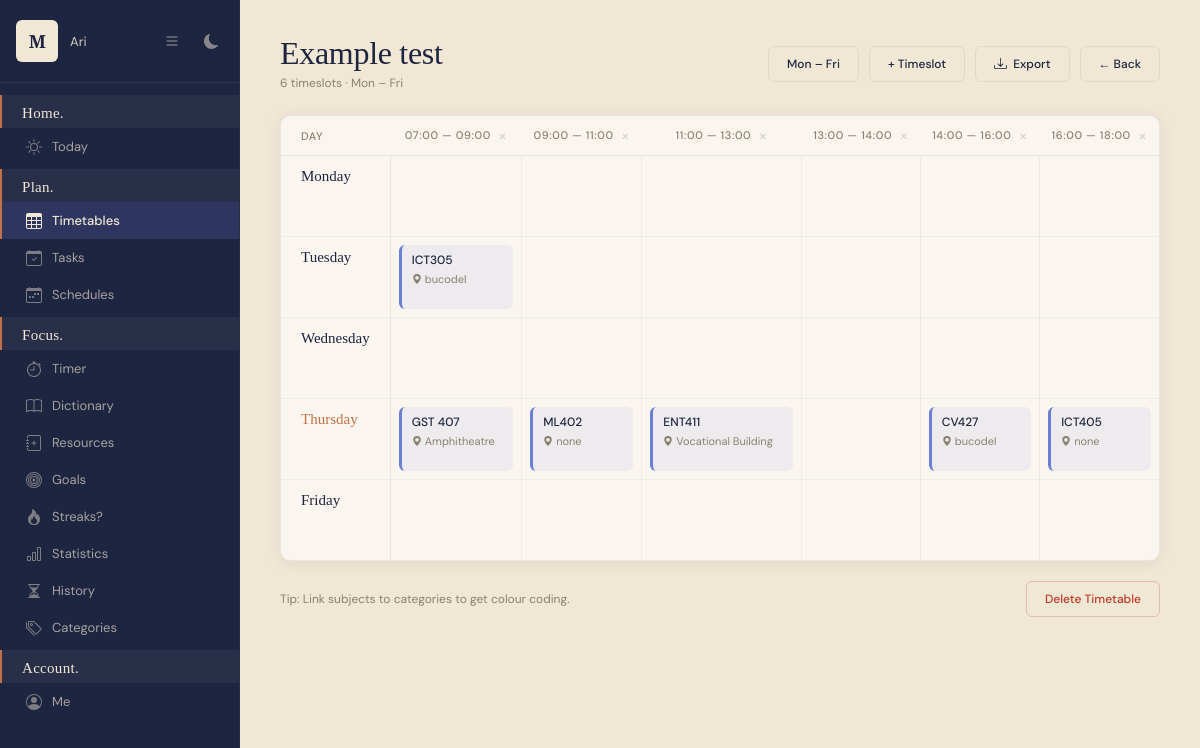
/timetable/1/ (signed in), run on an earlier commit of the app's database.
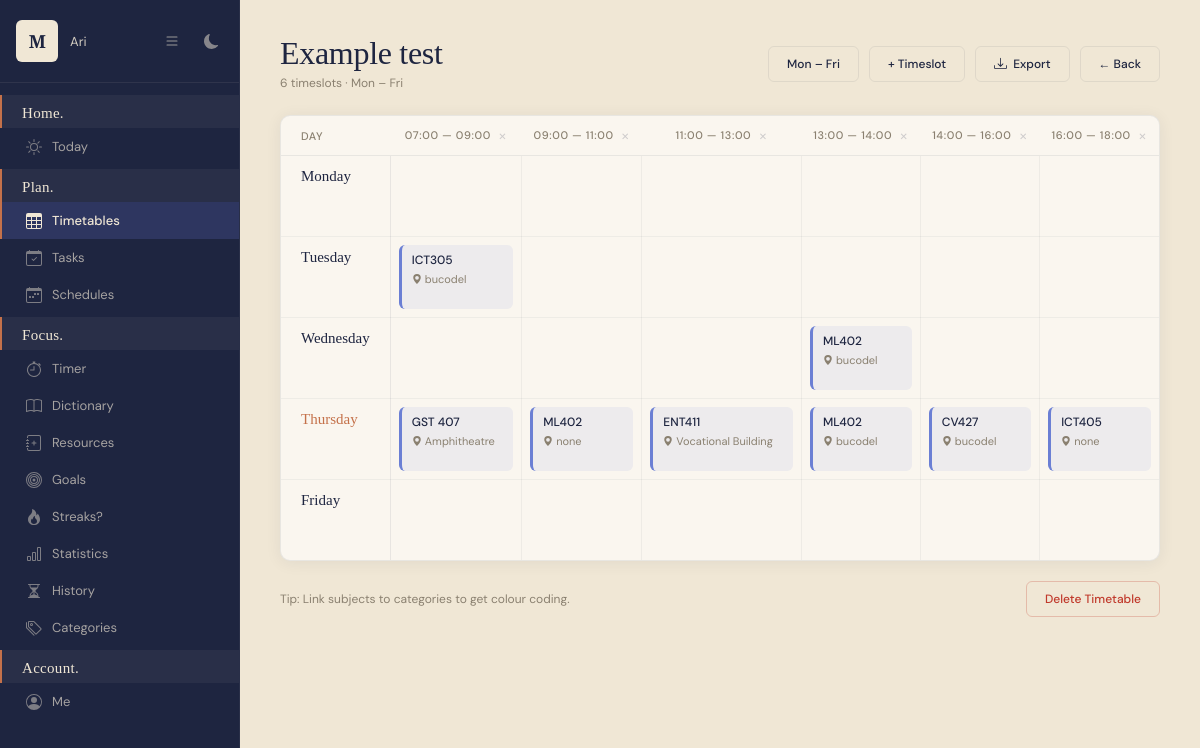
And on a later commit of the database.
### planner/models.py (models this page shows, shortened)
class Timeslot(models.Model):
    timetable = models.ForeignKey('Timetable', on_delete=models.CASCADE)
    start_time = models.TimeField()
    end_time = models.TimeField()

class TimetableEntry(models.Model):
    timetable = models.ForeignKey(Timetable, on_delete=models.CASCADE)
    user = models.ForeignKey(User, on_delete=models.CASCADE, null=True, blank=True)
    day = models.CharField(max_length=10, choices=DAYS_OF_WEEK)
    timeslot = models.ForeignKey(Timeslot, on_delete=models.CASCADE)
    subjectInfo = models.ForeignKey(Subject_and_location, on_delete=models.CASCADE)
    class Meta:
        unique_together = ('timetable', 'day', 'timeslot')

class Subject_and_location(models.Model):
    subject = models.CharField(max_length=1000)
    location = models.CharField(max_length=100)
    category = models.ForeignKey(
        'StudyCategory',
        on_delete=models.SET_NULL,
        null=True,
        blank=True
    )

### planner/views/timetable_views.py (the view)
# urls.py: path('timetable/<int:timetable_id>/', views.timetable_view, name='timetable_view'),
@login_required(login_url='planner:login')
def timetable_view(request, timetable_id):
    timetable = get_object_or_404(Timetable, id=timetable_id, user=request.user)
    days = FULL_WEEK if timetable.days_mode == 'full_week' else WEEKDAYS
    timeslots = Timeslot.objects.filter(timetable=timetable).order_by('start_time')
    all_timetables = Timetable.objects.filter(user=request.user)
    today_day = timezone.now().strftime('%A')
    grid = []
    for day in days:
        row = []
        for timeslot in timeslots:
            entry = TimetableEntry.objects.filter(
                timetable=timetable,
                day=day,
                timeslot=timeslot
            ).first()
            row.append((entry, timeslot))
        grid.append((day, row))
    category_ids = TimetableEntry.objects.filter(
        timetable=timetable
    ).exclude(
        subjectInfo__category=None
    ).values_list('subjectInfo__category', flat=True).distinct()
    categories_used = StudyCategory.objects.filter(id__in=category_ids)
    return render(request, 'index.html', {
        'timetable': timetable,
        'grid': grid,
        'timeslots': timeslots,
        'all_timetables': all_timetables,
        'today_day': today_day,
        'categories_used': categories_used,
    })

### planner/templates/index.html (shortened to what the changed rows need)
{% extends 'base.html' %}
{% block content %}
    <div class="tt-header">
        <div class="tt-header-left">
            <h1 class="tt-title">{{ timetable.name }}</h1>
        </div>
    </div>
    <div class="tt-wrapper">
        <table class="tt-grid">
            <thead>
                <tr>
                    <th>Day</th>
                    {% for slot in timeslots %}
                    <th>
                        {{ slot.start_time|time:"H:i" }} — {{ slot.end_time|time:"H:i" }}
                        <a href="{% url 'planner:delete_timeslot' slot.id %}"
                           style="margin-left:4px; color:rgba(30,37,64,0.2); font-size:10px; vertical-align:middle;"
                           onclick="return confirm('Delete this timeslot?');"
                           title="Delete timeslot">✕</a>
                    </th>
                    {% endfor %}
                </tr>
            </thead>
            <tbody>
                {% for day, row in grid %}
                <tr>
                    <td>
                        <span class="tt-day-label {% if day == today_day %}today{% endif %}">
                            {{ day }}
                        </span>
                    </td>
                    {% for entry, timeslot in row %}
                    <td>
                        <div class="tt-cell">
                            {% if entry %}
                                {% with color=entry.subjectInfo.category.color|default:"#6B7FD4" %}
                                <div class="tt-subject-card"
                                     style="background: {{ color }}18; border-left-color: {{ color }};">
                                    <span class="tt-subject-name">{{ entry.subjectInfo.subject }}</span>
                                    <span class="tt-subject-location">
                                        <svg xmlns="http://www.w3.org/2000/svg" width="10" height="10" fill="currentColor" viewBox="0 0 16 16">
                                            <path d="M8 16s6-5.686 6-10A6 6 0 0 0 2 6c0 4.314 6 10 6 10m0-7a3 3 0 1 1 0-6 3 3 0 0 1 0 6"/>
                                        </svg>
                                        {{ entry.subjectInfo.location }}
                                    </span>
                                </div>
                                {% endwith %}
                            {% else %}
                                <div class="tt-empty-cell">
                                </div>
                            {% endif %}
                        </div>
                    </td>
                    {% endfor %}
                </tr>
                {% endfor %}
            </tbody>
        </table>
    </div>
{% endblock %}

What changed in the data, as far as the page shows it:
added TimetableEntry: subjectInfo.subject "ML402", subjectInfo.location "bucodel", shown under "Wednesday"
added TimetableEntry: subjectInfo.subject "ML402", subjectInfo.location "bucodel", shown under "Thursday"
